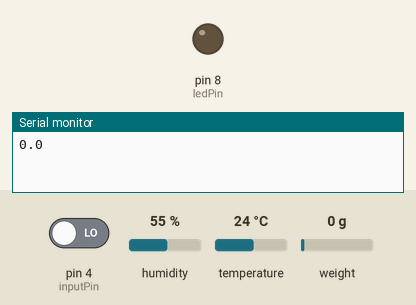
Simulated run of this sketch. Board: Arduino Uno, built with avr-gcc and run on an emulated ATmega328P. Parts: output pins drawn as LEDs (lit = HIGH), the last lines printed to the serial monitor. The test bench sets the inputs (shaded band); at power-on: pin 4 (inputPin) LOW, temperature 24 °C, humidity 55 %, weight on the scale 0 g. The modem accepts every AT command (registered, SIM ready, sends succeed) and sends nothing else.

Above: at 2.3 s.
2.4 s: pin 4 (inputPin) driven HIGH
At 6.8 s:
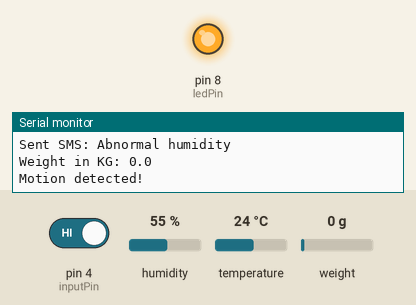
7.1 s: temperature set to 16 °C
11.6 s: temperature set to 13 °C
23.6 s: pin 4 (inputPin) driven LOW
At 26.8 s:
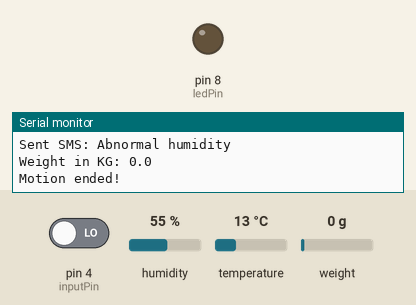
Timing chart, 0 to 28.3 s (numbered marks = the images above; inputs shaded):
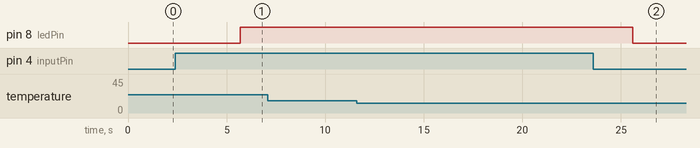

Measured:
- after the input at 2.4 s, pin 8 (ledPin): LOW → HIGH after 3.3 s
- after the input at 23.6 s, pin 8 (ledPin): HIGH → LOW after 2.0 s

The sketch:

Arduino_code.ino
```cpp
#include <Arduino.h>
#include <SoftwareSerial.h>
#include "DHT.h"
#include "HX711.h"

// DHT Sensor
#define DHTPIN A0
#define DHTTYPE DHT11
DHT dht(DHTPIN, DHTTYPE);
// Load Cell
const int LOADCELL_DOUT_PIN = 2;
const int LOADCELL_SCK_PIN = 3;
HX711 scale;

// PIR Sensor
const int ledPin = 8;
const int inputPin = 4;
int pirState = LOW;
int val = 0;

// GSM Module
SoftwareSerial gsmSerial(6, 7); // RX, TX

// Function Prototype
void sendSMS(const char* message);

// Calibration constant for load cell
float calibration_factor = 36.059;

void setup() {
  pinMode(ledPin, OUTPUT);
  pinMode(inputPin, INPUT);
  Serial.begin(9600);
  gsmSerial.begin(9600);
  dht.begin();
  scale.begin(LOADCELL_DOUT_PIN, LOADCELL_SCK_PIN);
  Serial.println(scale.get_units(), 1);
  scale.set_scale(calibration_factor);
  scale.tare();
}

void loop() {
  delay(2000);

  // Read DHT sensor
  float humidity = dht.readHumidity();
  float temperature = dht.readTemperature();
  if (isnan(humidity) || isnan(temperature)) {
    Serial.println("Failed to read from DHT sensor!");
  } else {
    Serial.print("Humidity: ");
    Serial.print(humidity);
    Serial.print(" %\t");
    Serial.print("Temperature: ");
    Serial.print(temperature);
    Serial.print(" *C ");
    Serial.println();

    if (temperature > 30 || temperature < 15) {
      sendSMS("Abnormal temperature");
    }
    if (humidity < 70) {
      sendSMS("Abnormal humidity");
    }
  }

  // Read Load Cell
  float weight = scale.get_units(5) / 1000;
  Serial.print("Weight in KG: ");
  Serial.println(weight, 1);
  if (weight > 25) {
    sendSMS("Full of honey");
  }

  // Read PIR Sensor
  val = digitalRead(inputPin);
  if (val == HIGH) {
    digitalWrite(ledPin, HIGH);
    if (pirState == LOW) {
      Serial.println("Motion detected!");
      sendSMS("Motion detected");
      pirState = HIGH;
    }
  } else {
    digitalWrite(ledPin, LOW);
    if (pirState == HIGH){
      Serial.println("Motion ended!");
      pirState = LOW;
    }
  }
}
void sendSMS(const char* message) {
  gsmSerial.print("AT+CMGF=1\r");
  delay(1000);
  gsmSerial.print("AT+CMGS=\"+251949055321\"\r");
  delay(1000);
  gsmSerial.print(message);
  gsmSerial.write(26);
  Serial.print("Sent SMS: ");
  Serial.println(message);
}
```
